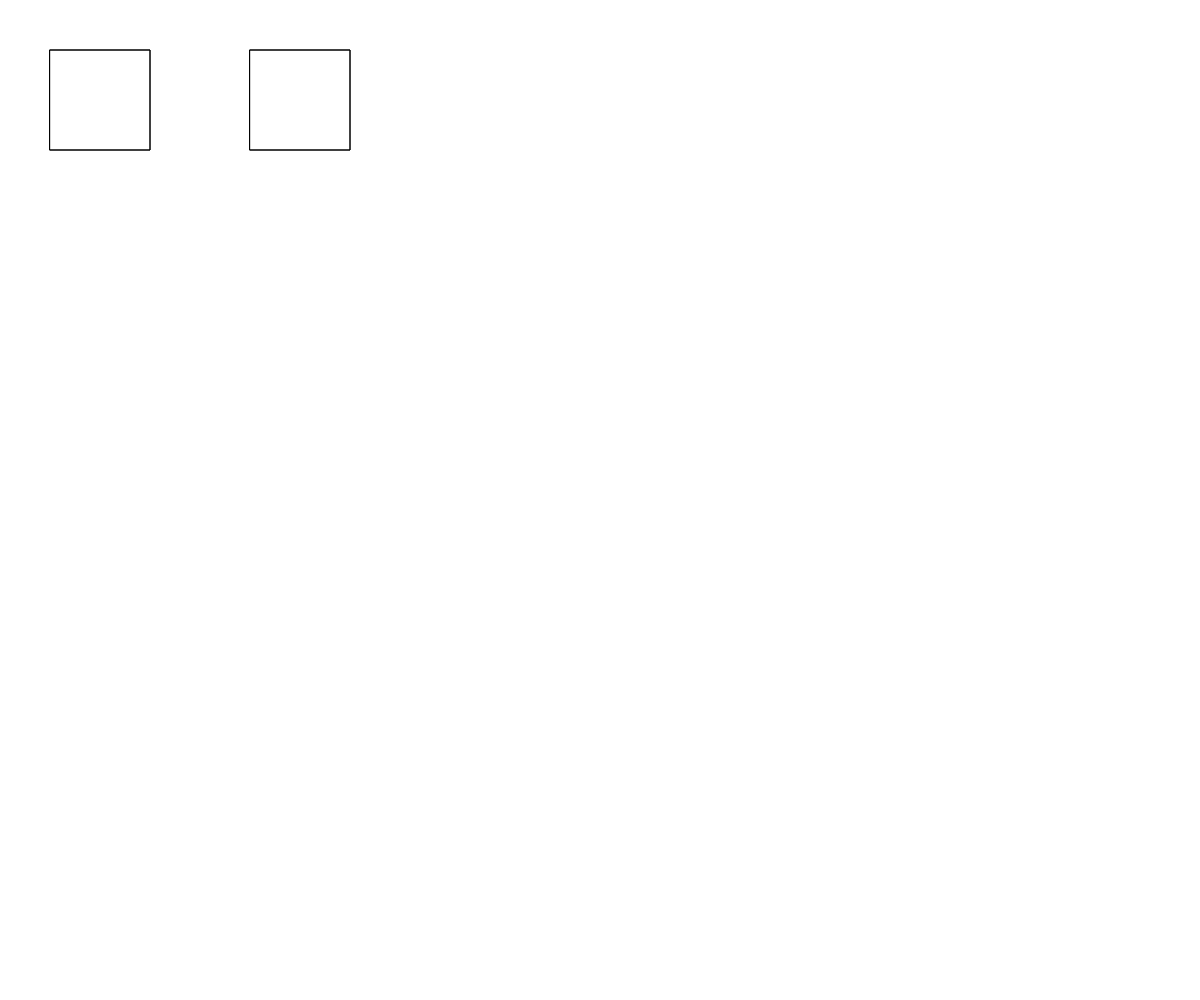
Frame 1 (no input)
Frame 60 (no input): identical to frame 1, image omitted
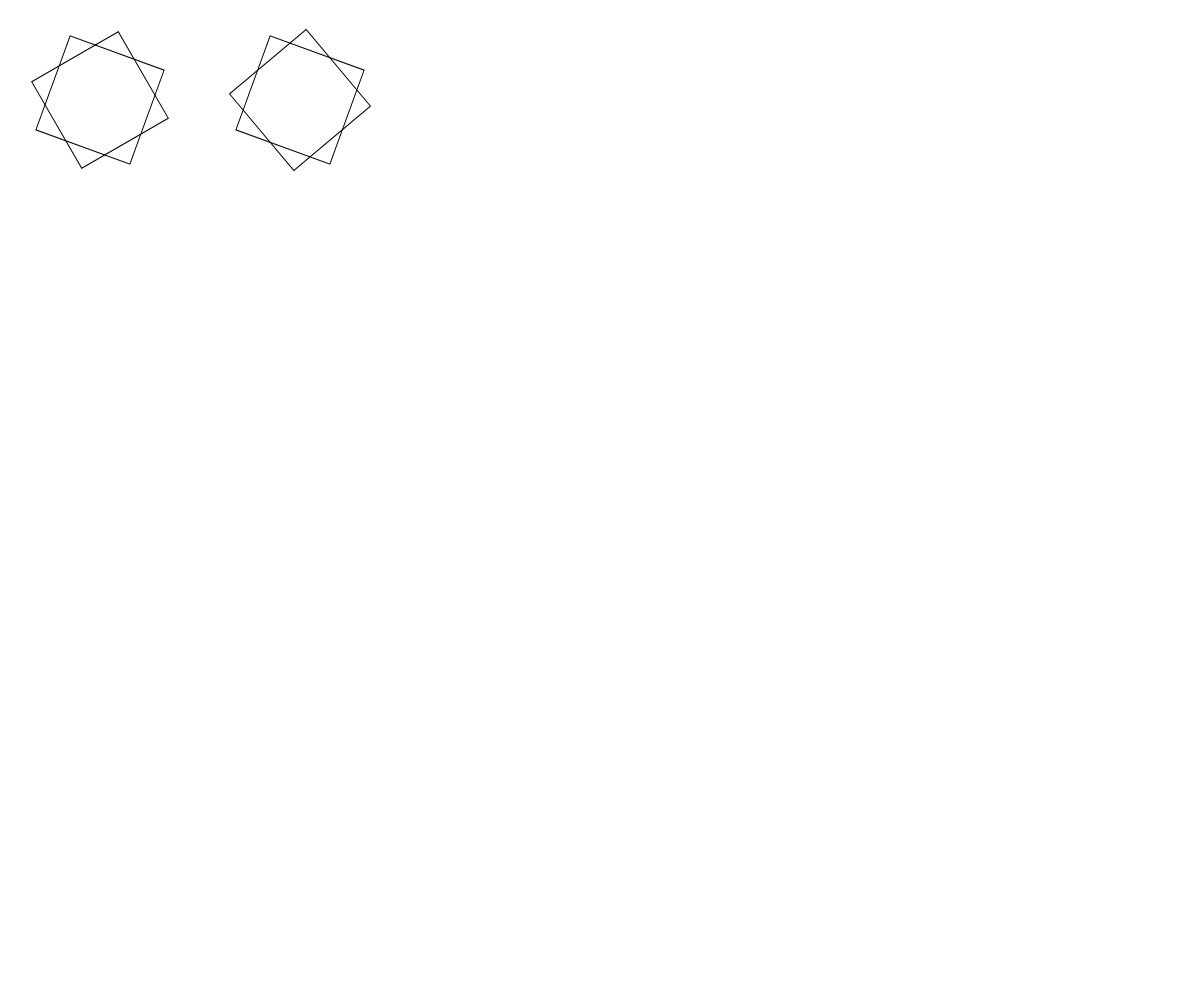
Frame 120 (the mouse pressed at the canvas centre since frame 60)

The p5.js sketch that drew these frames (run headless with seeded random() and noise() and a simulated clock; from frame 60 on, the mouse is pressed at the canvas centre):

// p5.js sketch
// ── sketch.js
function setup() {
    
    createCanvas(windowWidth, windowHeight);
    rectMode(CENTER);
    
}

function draw() {
    
  background(255);
  noFill();
  
  push();
  translate(100, 100);
  rotate(radians(mouseX)); //radians converts from degrees to radians
  rect(0, 0, 100, 100);
  
  push();
  rotate(radians(mouseY));
  rect(0, 0, 100, 100);
  pop();
  
  pop();
  
  translate(300, 100);
  rotate(radians(mouseY));
  rect(0, 0, 100, 100);
  push();
  rotate(radians(mouseX));
  rect(0, 0, 100, 100);
  pop();
  
}
